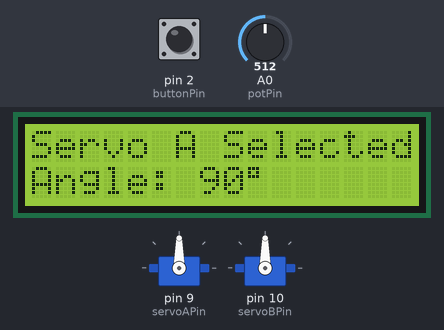
Simulated run of this sketch. Board: Arduino Uno, built with avr-gcc and run on an emulated ATmega328P. Parts: 2 × servo, 16×2 character LCD. The test bench sets the inputs (shaded band); at power-on: A0 (potPin) = 512, pin 2 (buttonPin) HIGH.

Above: at 2.2 s.
2.3 s: A0 (potPin) set to 716
At 3.6 s:
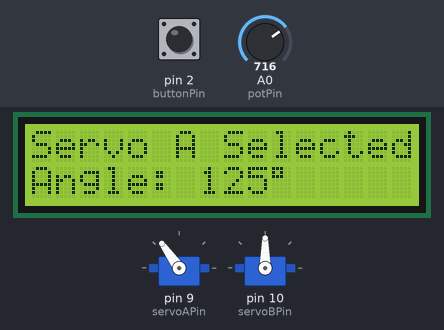
3.9 s: A0 (potPin) set to 900
At 4.3 s:
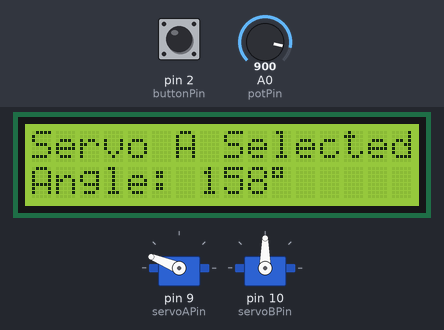
5.5 s: A0 (potPin) set to 1023
At 6.2 s:
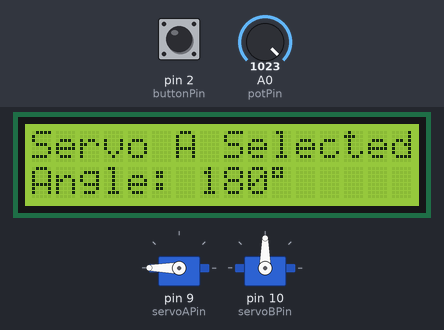
7.0 s: A0 (potPin) set to 306
At 8.1 s:
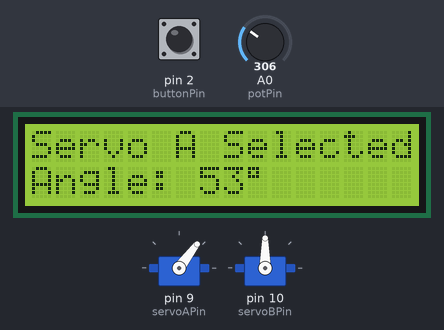
8.5 s: A0 (potPin) set to 122
At 9.6 s:
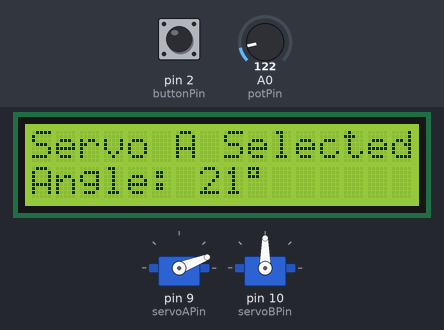
10.1 s: A0 (potPin) set to 0
At 11.1 s:
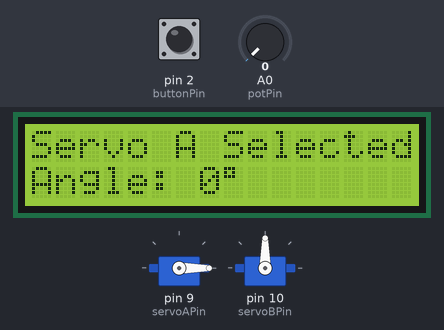
Timing chart, 0 to 12.7 s (numbered marks = the images above; inputs shaded):
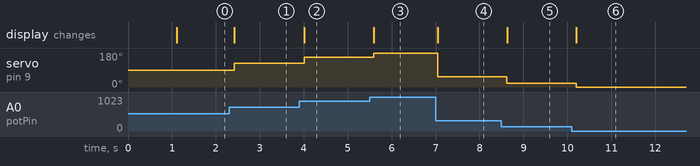

The sketch:

part_c.ino.ino
```cpp
#include <Servo.h>
#include <Wire.h>
#include <LiquidCrystal_I2C.h>

Servo servoA;
Servo servoB;

LiquidCrystal_I2C lcd(0x27, 16, 2); // I2C address might differ

const int potPin = A0;
const int buttonPin = 2;
const int servoAPin = 9;
const int servoBPin = 10;

int activeServo = 0; // 0 for A, 1 for B
bool lastButtonState = HIGH;
unsigned long lastDebounceTime = 0;
unsigned long debounceDelay = 50;

void setup() {
  servoA.attach(servoAPin);
  servoB.attach(servoBPin);

  pinMode(buttonPin, INPUT_PULLUP); // use internal pull-up resistor

  lcd.init();
  lcd.backlight();
  lcd.setCursor(0, 0);
  lcd.print("Servo Control");
  delay(1000);
}

void loop() {
  // Read and debounce button
  bool reading = digitalRead(buttonPin);
  if (reading != lastButtonState) {
    lastDebounceTime = millis();
  }

  if ((millis() - lastDebounceTime) > debounceDelay) {
    if (reading == LOW && lastButtonState == HIGH) {
      activeServo = 1 - activeServo; // toggle between 0 and 1
    }
  }
  lastButtonState = reading;

  // Read potentiometer and map angle
  int potValue = analogRead(potPin);
  int angle = map(potValue, 0, 1023, 0, 180);

  // Move active servo
  if (activeServo == 0) {
    servoA.write(angle);
  } else {
    servoB.write(angle);
  }

  // Display status on LCD
  lcd.setCursor(0, 0);
  lcd.print("Servo ");
  lcd.print((activeServo == 0) ? "A" : "B");
  lcd.print(" Selected ");

  lcd.setCursor(0, 1);
  lcd.print("Angle: ");
  lcd.print(angle);
  lcd.print((char)223); // degree symbol
  lcd.print("     "); // clear remaining chars
  delay(100);
}
```

Measured:
- after the input at 2.3 s, servo on pin 9 (servoAPin): 90° → 125° after 0.12 s; the display: changes after 0.12 s (image 1)
- after the input at 3.9 s, servo on pin 9 (servoAPin): 125° → 158° after 0.11 s; the display: changes after 0.11 s (image 2)
- after the input at 5.5 s, servo on pin 9 (servoAPin): 158° → 180° after 0.10 s; the display: changes after 0.10 s (image 3)
- after the input at 7.0 s, servo on pin 9 (servoAPin): 180° → 53° after 0.05 s; the display: changes after 0.05 s (image 4)
- after the input at 8.5 s, servo on pin 9 (servoAPin): 53° → 21° after 0.12 s; the display: changes after 0.13 s (image 5)
- after the input at 10.1 s, servo on pin 9 (servoAPin): 21° → 0° after 0.10 s; the display: changes after 0.10 s (image 6)
